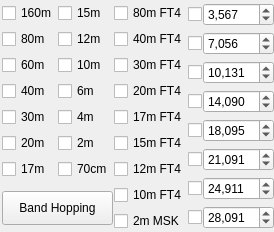
                  <widget class="QWidget" name="tab_4">
                   <attribute name="title">
                    <string>3</string>
                   </attribute>
                   <layout class="QGridLayout" name="gridLayout_13">
                    <property name="leftMargin">
                     <number>2</number>
                    </property>
                    <property name="topMargin">
                     <number>3</number>
                    </property>
                    <property name="rightMargin">
                     <number>0</number>
                    </property>
                    <property name="bottomMargin">
                     <number>1</number>
                    </property>
                    <item row="0" column="0">
                     <layout class="QHBoxLayout" name="horizontalLayout_30">
                      <property name="spacing">
                       <number>0</number>
                      </property>
                      <item>
                       <widget class="QWidget" name="widget_3" native="true">
                        <property name="sizePolicy">
                         <sizepolicy hsizetype="Preferred" vsizetype="Preferred">
                          <horstretch>0</horstretch>
                          <verstretch>0</verstretch>
                         </sizepolicy>
                        </property>
                        <layout class="QGridLayout" name="gridLayout_8" columnstretch="1,1,1">
                         <property name="leftMargin">
                          <number>0</number>
                         </property>
                         <property name="topMargin">
                          <number>0</number>
                         </property>
                         <property name="rightMargin">
                          <number>1</number>
                         </property>
                         <property name="bottomMargin">
                          <number>0</number>
                         </property>
                         <property name="horizontalSpacing">
                          <number>1</number>
                         </property>
                         <property name="verticalSpacing">
                          <number>6</number>
                         </property>
                         <item row="7" column="1">
                          <widget class="QCheckBox" name="cb70cm">
                           <property name="toolTip">
                            <string>70cm FT8</string>
                           </property>
                           <property name="text">
                            <string>70cm</string>
                           </property>
                          </widget>
                         </item>
                         <item row="5" column="0">
                          <widget class="QCheckBox" name="cb30m">
                           <property name="toolTip">
                            <string>30m FT8</string>
                           </property>
                           <property name="text">
                            <string>30m</string>
                           </property>
                          </widget>
                         </item>
                         <item row="8" column="0" rowspan="2" colspan="2">
                          <widget class="QPushButton" name="pbBandHopping">
                           <property name="minimumSize">
                            <size>
                             <width>0</width>
                             <height>34</height>
                            </size>
                           </property>
                           <property name="focusPolicy">
                            <enum>Qt::StrongFocus</enum>
                           </property>
                           <property name="toolTip">
                            <string>&lt;html&gt;&lt;head/&gt;&lt;body&gt;&lt;p&gt;Toggle band hopping On/Off. Band hopping occurs every other full minute. Changes to the checkboxes take effect immediately.&lt;br/&gt;Right-click to switch to the next selected band hopping frequency, or to test the default audio device, when band hopping is disabled.&lt;/p&gt;&lt;/body&gt;&lt;/html&gt;</string>
                           </property>
                           <property name="styleSheet">
                            <string notr="true">QPushButton:checked {
	background-color: red;
	border-style: outset;
	border-width: 1px;
	border-radius: 5px;
	border-color: black;
	min-width: 5em;
	padding: 3px;
}</string>
                           </property>
                           <property name="text">
                            <string>  Band Hopping  </string>
                           </property>
                           <property name="checkable">
                            <bool>true</bool>
                           </property>
                          </widget>
                         </item>
                         <item row="2" column="1">
                          <widget class="QCheckBox" name="cb12m">
                           <property name="toolTip">
                            <string>12m FT8</string>
                           </property>
                           <property name="text">
                            <string>12m</string>
                           </property>
                          </widget>
                         </item>
                         <item row="4" column="0">
                          <widget class="QCheckBox" name="cb40m">
                           <property name="toolTip">
                            <string>40m FT8</string>
                           </property>
                           <property name="text">
                            <string>40m</string>
                           </property>
                          </widget>
                         </item>
                         <item row="9" column="2">
                          <widget class="QCheckBox" name="cb2mMSK">
                           <property name="toolTip">
                            <string>2m MSK144</string>
                           </property>
                           <property name="whatsThis">
                            <string/>
                           </property>
                           <property name="text">
                            <string>2m MSK</string>
                           </property>
                          </widget>
                         </item>
                         <item row="3" column="1">
                          <widget class="QCheckBox" name="cb10m">
                           <property name="toolTip">
                            <string>10m FT8</string>
                           </property>
                           <property name="text">
                            <string>10m</string>
                           </property>
                          </widget>
                         </item>
                         <item row="4" column="1">
                          <widget class="QCheckBox" name="cb6m">
                           <property name="toolTip">
                            <string>6m FT8</string>
                           </property>
                           <property name="text">
                            <string>6m</string>
                           </property>
                          </widget>
                         </item>
                         <item row="3" column="0">
                          <widget class="QCheckBox" name="cb60m">
                           <property name="toolTip">
                            <string>60m FT8</string>
                           </property>
                           <property name="text">
                            <string>60m</string>
                           </property>
                          </widget>
                         </item>
                         <item row="1" column="0">
                          <widget class="QCheckBox" name="cb160m">
                           <property name="sizePolicy">
                            <sizepolicy hsizetype="Minimum" vsizetype="Fixed">
                             <horstretch>0</horstretch>
                             <verstretch>0</verstretch>
                            </sizepolicy>
                           </property>
                           <property name="toolTip">
                            <string>160m FT8</string>
                           </property>
                           <property name="text">
                            <string>160m</string>
                           </property>
                          </widget>
                         </item>
                         <item row="2" column="0">
                          <widget class="QCheckBox" name="cb80m">
                           <property name="toolTip">
                            <string>80m FT8</string>
                           </property>
                           <property name="text">
                            <string>80m</string>
                           </property>
                          </widget>
                         </item>
                         <item row="6" column="0">
                          <widget class="QCheckBox" name="cb20m">
                           <property name="toolTip">
                            <string>20m FT8</string>
                           </property>
                           <property name="text">
                            <string>20m</string>
                           </property>
                          </widget>
                         </item>
                         <item row="7" column="0">
                          <widget class="QCheckBox" name="cb17m">
                           <property name="toolTip">
                            <string>17m FT8</string>
                           </property>
                           <property name="text">
                            <string>17m</string>
                           </property>
                          </widget>
                         </item>
                         <item row="5" column="1">
                          <widget class="QCheckBox" name="cb4m">
                           <property name="toolTip">
                            <string>4m FT8</string>
                           </property>
                           <property name="text">
                            <string>4m</string>
                           </property>
                          </widget>
                         </item>
                         <item row="1" column="1">
                          <widget class="QCheckBox" name="cb15m">
                           <property name="toolTip">
                            <string>15m FT8</string>
                           </property>
                           <property name="text">
                            <string>15m</string>
                           </property>
                          </widget>
                         </item>
                         <item row="6" column="1">
                          <widget class="QCheckBox" name="cb2m">
                           <property name="toolTip">
                            <string>2m FT8</string>
                           </property>
                           <property name="text">
                            <string>2m</string>
                           </property>
                          </widget>
                         </item>
                         <item row="8" column="2">
                          <widget class="QCheckBox" name="cb10mFT4">
                           <property name="toolTip">
                            <string>10m FT4</string>
                           </property>
                           <property name="text">
                            <string>10m FT4</string>
                           </property>
                          </widget>
                         </item>
                         <item row="7" column="2">
                          <widget class="QCheckBox" name="cb12mFT4">
                           <property name="toolTip">
                            <string>12m FT4</string>
                           </property>
                           <property name="text">
                            <string>12m FT4</string>
                           </property>
                          </widget>
                         </item>
                         <item row="6" column="2">
                          <widget class="QCheckBox" name="cb15mFT4">
                           <property name="toolTip">
                            <string>15m FT4</string>
                           </property>
                           <property name="text">
                            <string>15m FT4</string>
                           </property>
                          </widget>
                         </item>
                         <item row="5" column="2">
                          <widget class="QCheckBox" name="cb17mFT4">
                           <property name="toolTip">
                            <string>17m FT4</string>
                           </property>
                           <property name="text">
                            <string>17m FT4</string>
                           </property>
                          </widget>
                         </item>
                         <item row="4" column="2">
                          <widget class="QCheckBox" name="cb20mFT4">
                           <property name="toolTip">
                            <string>20m FT4</string>
                           </property>
                           <property name="text">
                            <string>20m FT4</string>
                           </property>
                          </widget>
                         </item>
                         <item row="3" column="2">
                          <widget class="QCheckBox" name="cb30mFT4">
                           <property name="toolTip">
                            <string>30m FT4</string>
                           </property>
                           <property name="text">
                            <string>30m FT4</string>
                           </property>
                          </widget>
                         </item>
                         <item row="2" column="2">
                          <widget class="QCheckBox" name="cb40mFT4">
                           <property name="toolTip">
                            <string>40m FT4</string>
                           </property>
                           <property name="text">
                            <string>40m FT4</string>
                           </property>
                          </widget>
                         </item>
                         <item row="1" column="2">
                          <widget class="QCheckBox" name="cb80mFT4">
                           <property name="toolTip">
                            <string>80m FT4</string>
                           </property>
                           <property name="text">
                            <string>80m FT4</string>
                           </property>
                          </widget>
                         </item>
                        </layout>
                       </widget>
                      </item>
                      <item>
                       <layout class="QGridLayout" name="gridLayout_10" columnstretch="0,1">
                        <property name="bottomMargin">
                         <number>0</number>
                        </property>
                        <property name="horizontalSpacing">
                         <number>1</number>
                        </property>
                        <property name="verticalSpacing">
                         <number>6</number>
                        </property>
                        <item row="6" column="0">
                         <widget class="QCheckBox" name="cbQRG6">
                          <property name="maximumSize">
                           <size>
                            <width>16777215</width>
                            <height>16777215</height>
                           </size>
                          </property>
                          <property name="toolTip">
                           <string>FT8 QRG6</string>
                          </property>
                          <property name="text">
                           <string/>
                          </property>
                         </widget>
                        </item>
                        <item row="0" column="0">
                         <widget class="QCheckBox" name="cbQRG1">
                          <property name="sizePolicy">
                           <sizepolicy hsizetype="Minimum" vsizetype="Fixed">
                            <horstretch>0</horstretch>
                            <verstretch>0</verstretch>
                           </sizepolicy>
                          </property>
                          <property name="maximumSize">
                           <size>
                            <width>16777215</width>
                            <height>16777215</height>
                           </size>
                          </property>
                          <property name="toolTip">
                           <string>FT8 QRG1</string>
                          </property>
                          <property name="text">
                           <string/>
                          </property>
                         </widget>
                        </item>
                        <item row="1" column="0">
                         <widget class="QCheckBox" name="cbQRG2">
                          <property name="maximumSize">
                           <size>
                            <width>16777215</width>
                            <height>16777215</height>
                           </size>
                          </property>
                          <property name="toolTip">
                           <string>FT8 QRG2</string>
                          </property>
                          <property name="text">
                           <string/>
                          </property>
                         </widget>
                        </item>
                        <item row="7" column="0">
                         <widget class="QCheckBox" name="cbQRG7">
                          <property name="toolTip">
                           <string>FT8 QRG7</string>
                          </property>
                          <property name="text">
                           <string/>
                          </property>
                         </widget>
                        </item>
                        <item row="8" column="1">
                         <widget class="QSpinBox" name="sbQRG8">
                          <property name="sizePolicy">
                           <sizepolicy hsizetype="Minimum" vsizetype="Fixed">
                            <horstretch>0</horstretch>
                            <verstretch>0</verstretch>
                           </sizepolicy>
                          </property>
                          <property name="minimumSize">
                           <size>
                            <width>57</width>
                            <height>0</height>
                           </size>
                          </property>
                          <property name="maximumSize">
                           <size>
                            <width>16777215</width>
                            <height>16777215</height>
                           </size>
                          </property>
                          <property name="toolTip">
                           <string>FT8 QRG8 in kHz.</string>
                          </property>
                          <property name="showGroupSeparator" stdset="0">
                           <bool>true</bool>
                          </property>
                          <property name="maximum">
                           <number>99999999</number>
                          </property>
                          <property name="value">
                           <number>28091</number>
                          </property>
                          <property name="displayIntegerBase">
                           <number>10</number>
                          </property>
                         </widget>
                        </item>
                        <item row="5" column="0">
                         <widget class="QCheckBox" name="cbQRG5">
                          <property name="maximumSize">
                           <size>
                            <width>16777215</width>
                            <height>16777215</height>
                           </size>
                          </property>
                          <property name="toolTip">
                           <string>FT8 QRG5</string>
                          </property>
                          <property name="text">
                           <string/>
                          </property>
                         </widget>
                        </item>
                        <item row="2" column="0">
                         <widget class="QCheckBox" name="cbQRG3">
                          <property name="maximumSize">
                           <size>
                            <width>16777215</width>
                            <height>16777215</height>
                           </size>
                          </property>
                          <property name="toolTip">
                           <string>FT8 QRG3</string>
                          </property>
                          <property name="text">
                           <string/>
                          </property>
                         </widget>
                        </item>
                        <item row="4" column="0">
                         <widget class="QCheckBox" name="cbQRG4">
                          <property name="maximumSize">
                           <size>
                            <width>16777215</width>
                            <height>16777215</height>
                           </size>
                          </property>
                          <property name="toolTip">
                           <string>FT8 QRG4</string>
                          </property>
                          <property name="text">
                           <string/>
                          </property>
                         </widget>
                        </item>
                        <item row="8" column="0">
                         <widget class="QCheckBox" name="cbQRG8">
                          <property name="maximumSize">
                           <size>
                            <width>16777215</width>
                            <height>16777215</height>
                           </size>
                          </property>
                          <property name="toolTip">
                           <string>FT8 QRG8</string>
                          </property>
                          <property name="text">
                           <string/>
                          </property>
                         </widget>
                        </item>
                        <item row="7" column="1">
                         <widget class="QSpinBox" name="sbQRG7">
                          <property name="sizePolicy">
                           <sizepolicy hsizetype="Minimum" vsizetype="Fixed">
                            <horstretch>0</horstretch>
                            <verstretch>0</verstretch>
                           </sizepolicy>
                          </property>
                          <property name="minimumSize">
                           <size>
                            <width>57</width>
                            <height>0</height>
                           </size>
                          </property>
                          <property name="maximumSize">
                           <size>
                            <width>16777215</width>
                            <height>16777215</height>
                           </size>
                          </property>
                          <property name="toolTip">
                           <string>FT8 QRG7 in kHz.</string>
                          </property>
                          <property name="showGroupSeparator" stdset="0">
                           <bool>true</bool>
                          </property>
                          <property name="maximum">
                           <number>99999999</number>
                          </property>
                          <property name="value">
                           <number>24911</number>
                          </property>
                         </widget>
                        </item>
                        <item row="6" column="1">
                         <widget class="QSpinBox" name="sbQRG6">
                          <property name="sizePolicy">
                           <sizepolicy hsizetype="Minimum" vsizetype="Fixed">
                            <horstretch>0</horstretch>
                            <verstretch>0</verstretch>
                           </sizepolicy>
                          </property>
                          <property name="minimumSize">
                           <size>
                            <width>57</width>
                            <height>0</height>
                           </size>
                          </property>
                          <property name="maximumSize">
                           <size>
                            <width>16777215</width>
                            <height>16777215</height>
                           </size>
                          </property>
                          <property name="toolTip">
                           <string>FT8 QRG6 in kHz.</string>
                          </property>
                          <property name="showGroupSeparator" stdset="0">
                           <bool>true</bool>
                          </property>
                          <property name="maximum">
                           <number>99999999</number>
                          </property>
                          <property name="value">
                           <number>21091</number>
                          </property>
                         </widget>
                        </item>
                        <item row="5" column="1">
                         <widget class="QSpinBox" name="sbQRG5">
                          <property name="sizePolicy">
                           <sizepolicy hsizetype="Minimum" vsizetype="Fixed">
                            <horstretch>0</horstretch>
                            <verstretch>0</verstretch>
                           </sizepolicy>
                          </property>
                          <property name="minimumSize">
                           <size>
                            <width>57</width>
                            <height>0</height>
                           </size>
                          </property>
                          <property name="maximumSize">
                           <size>
                            <width>16777215</width>
                            <height>16777215</height>
                           </size>
                          </property>
                          <property name="toolTip">
                           <string>FT8 QRG5 in kHz.</string>
                          </property>
                          <property name="showGroupSeparator" stdset="0">
                           <bool>true</bool>
                          </property>
                          <property name="maximum">
                           <number>99999999</number>
                          </property>
                          <property name="value">
                           <number>18095</number>
                          </property>
                         </widget>
                        </item>
                        <item row="4" column="1">
                         <widget class="QSpinBox" name="sbQRG4">
                          <property name="sizePolicy">
                           <sizepolicy hsizetype="Minimum" vsizetype="Fixed">
                            <horstretch>0</horstretch>
                            <verstretch>0</verstretch>
                           </sizepolicy>
                          </property>
                          <property name="minimumSize">
                           <size>
                            <width>57</width>
                            <height>0</height>
                           </size>
                          </property>
                          <property name="maximumSize">
                           <size>
                            <width>16777215</width>
                            <height>16777215</height>
                           </size>
                          </property>
                          <property name="toolTip">
                           <string>FT8 QRG4 in kHz.</string>
                          </property>
                          <property name="showGroupSeparator" stdset="0">
                           <bool>true</bool>
                          </property>
                          <property name="maximum">
                           <number>99999999</number>
                          </property>
                          <property name="value">
                           <number>14090</number>
                          </property>
                         </widget>
                        </item>
                        <item row="2" column="1">
                         <widget class="QSpinBox" name="sbQRG3">
                          <property name="sizePolicy">
                           <sizepolicy hsizetype="Minimum" vsizetype="Fixed">
                            <horstretch>0</horstretch>
                            <verstretch>0</verstretch>
                           </sizepolicy>
                          </property>
                          <property name="minimumSize">
                           <size>
                            <width>57</width>
                            <height>0</height>
                           </size>
                          </property>
                          <property name="maximumSize">
                           <size>
                            <width>16777215</width>
                            <height>16777215</height>
                           </size>
                          </property>
                          <property name="toolTip">
                           <string>FT8 QRG3 in kHz.</string>
                          </property>
                          <property name="showGroupSeparator" stdset="0">
                           <bool>true</bool>
                          </property>
                          <property name="maximum">
                           <number>99999999</number>
                          </property>
                          <property name="value">
                           <number>10131</number>
                          </property>
                         </widget>
                        </item>
                        <item row="1" column="1">
                         <widget class="QSpinBox" name="sbQRG2">
                          <property name="sizePolicy">
                           <sizepolicy hsizetype="Minimum" vsizetype="Fixed">
                            <horstretch>0</horstretch>
                            <verstretch>0</verstretch>
                           </sizepolicy>
                          </property>
                          <property name="minimumSize">
                           <size>
                            <width>57</width>
                            <height>0</height>
                           </size>
                          </property>
                          <property name="maximumSize">
                           <size>
                            <width>16777215</width>
                            <height>16777215</height>
                           </size>
                          </property>
                          <property name="toolTip">
                           <string>FT8 QRG2 in kHz.</string>
                          </property>
                          <property name="showGroupSeparator" stdset="0">
                           <bool>true</bool>
                          </property>
                          <property name="maximum">
                           <number>99999999</number>
                          </property>
                          <property name="value">
                           <number>7056</number>
                          </property>
                         </widget>
                        </item>
                        <item row="0" column="1">
                         <widget class="QSpinBox" name="sbQRG1">
                          <property name="sizePolicy">
                           <sizepolicy hsizetype="Minimum" vsizetype="Fixed">
                            <horstretch>0</horstretch>
                            <verstretch>0</verstretch>
                           </sizepolicy>
                          </property>
                          <property name="minimumSize">
                           <size>
                            <width>57</width>
                            <height>0</height>
                           </size>
                          </property>
                          <property name="maximumSize">
                           <size>
                            <width>16777215</width>
                            <height>16777215</height>
                           </size>
                          </property>
                          <property name="toolTip">
                           <string>FT8 QRG1 in kHz.</string>
                          </property>
                          <property name="showGroupSeparator" stdset="0">
                           <bool>true</bool>
                          </property>
                          <property name="maximum">
                           <number>99999999</number>
                          </property>
                          <property name="singleStep">
                           <number>1</number>
                          </property>
                          <property name="value">
                           <number>3567</number>
                          </property>
                         </widget>
                        </item>
                       </layout>
                      </item>
                     </layout>
                    </item>
                   </layout>
                  </widget>
